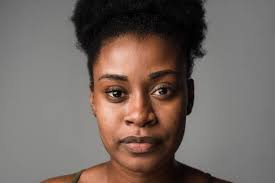
#> input picture test1.jpg, 275 x 183 px
$ python shadeai_cli.py test1.jpg   (older library calls are emulated)
#> lines starting #> are read from the running program, lines starting #| are printed output that depends on the picture
### backend/utils/photo_quality.py
"""
Photo Quality Checker
Analyzes uploaded photos and provides real-time feedback on quality
"""
import cv2
import numpy as np
from typing import Dict, List, Tuple


class PhotoQualityChecker:
    """Checks photo quality for skin tone analysis"""

    def __init__(self):
        # Relaxed thresholds for better real-world performance
        self.min_brightness = 60  # Was 80 - now more lenient
        self.max_brightness = 235  # Was 220 - now more lenient
        self.min_face_size = 80  # Was 100 - now more lenient
        self.max_blur_threshold = 50  # Was 100 - now more strict on actual blur

    def check_quality(self, image: np.ndarray) -> Dict:
        """
        Comprehensive photo quality check

        Returns:
            dict with:
                - overall_score: 0-100
                - is_acceptable: bool
                - issues: list of problems
                - warnings: list of warnings
                - suggestions: list of improvements
        """
        issues = []
        warnings = []
        suggestions = []
        scores = []

        # 1. Check brightness
        brightness_score, brightness_issues = self._check_brightness(image)
        scores.append(brightness_score)
        issues.extend(brightness_issues)

        # 2. Check blur
        blur_score, blur_issues = self._check_blur(image)
        scores.append(blur_score)
        issues.extend(blur_issues)

        # 3. Check color cast
        cast_score, cast_issues = self._check_color_cast(image)
        scores.append(cast_score)
        warnings.extend(cast_issues)

        # 4. Check face detection
        face_score, face_issues = self._check_face(image)
        scores.append(face_score)
        issues.extend(face_issues)

        # 5. Check resolution
        res_score, res_issues = self._check_resolution(image)
        scores.append(res_score)
        warnings.extend(res_issues)

        # 6. Check overexposure/underexposure
        exposure_score, exposure_issues = self._check_exposure(image)
        scores.append(exposure_score)
        issues.extend(exposure_issues)

        # Calculate overall score
        overall_score = int(np.mean(scores))

        # ALWAYS accept - never block analysis, only warn
        is_acceptable = True  # Always allow analysis

        # Generate suggestions
        if overall_score < 50:
            suggestions.append("Consider retaking the photo with better conditions")
        if brightness_score < 60:
            suggestions.append("Use natural window light or soft indoor lighting")
        if blur_score < 60:
            suggestions.append("Hold camera steady or use a tripod")
        if face_score < 60:
            suggestions.append("Face camera directly, ensure face is clearly visible")
        if cast_score < 60:
            suggestions.append("Avoid colored lighting or strong filters")

        return {
            "overall_score": overall_score,
            "is_acceptable": is_acceptable,
            "quality_level": self._get_quality_level(overall_score),
            "issues": issues,
            "warnings": warnings,
            "suggestions": suggestions,
            "detailed_scores": {
                "brightness": brightness_score,
                "sharpness": blur_score,
                "color_accuracy": cast_score,
                "face_detection": face_score,
                "resolution": res_score,
                "exposure": exposure_score
            }
        }

    def _check_brightness(self, image: np.ndarray) -> Tuple[int, List[str]]:
        """Check if image brightness is acceptable"""
        gray = cv2.cvtColor(image, cv2.COLOR_BGR2GRAY)
        mean_brightness = np.mean(gray)

        issues = []
        # More lenient brightness check
        if mean_brightness < self.min_brightness:
            issues.append("Image is too dark - increase lighting")
            score = int((mean_brightness / self.min_brightness) * 100)
        elif mean_brightness > self.max_brightness:
            issues.append("Image is too bright - reduce lighting or move away from direct light")
            score = int((255 - mean_brightness) / (255 - self.max_brightness) * 100)
        else:
            # Optimal range - give high score even if not perfect
            score = 100

        # Don't penalize slightly dim/bright photos
        if score > 50:
            issues = []  # Clear issues if score is acceptable

        return max(0, min(100, score)), issues

    def _check_blur(self, image: np.ndarray) -> Tuple[int, List[str]]:
        """Check image sharpness using Laplacian variance"""
        gray = cv2.cvtColor(image, cv2.COLOR_BGR2GRAY)
        laplacian_var = cv2.Laplacian(gray, cv2.CV_64F).var()

        warnings = []  # Changed from issues to warnings
        # More lenient blur threshold
        if laplacian_var < self.max_blur_threshold:
            warnings.append("Image is blurry - hold camera steady")
            score = int((laplacian_var / self.max_blur_threshold) * 100)
        else:
            score = 100

        # Only flag as blocking issue if VERY blurry (score < 30)
        issues = []
        if score < 30:
            issues = warnings
            warnings = []

        return max(0, min(100, score)), issues

    def _check_color_cast(self, image: np.ndarray) -> Tuple[int, List[str]]:
        """Check for strong color casts (warm/cool lighting)"""
        mean_color = np.mean(image, axis=(0, 1))
        b, g, r = mean_color

        issues = []
        score = 100

        # More lenient color cast detection - only flag extreme cases
        # Check for strong blue cast (cool lighting)
        if b > r + 30 and b > g + 30:
            issues.append("Strong blue/cool color cast detected - use warmer lighting")
            score = 60

        # Check for strong red/yellow cast (warm lighting)
        elif r > b + 40 or (r > b + 25 and g > b + 25):
            issues.append("Strong warm/yellow color cast detected - use neutral lighting")
            score = 60

        # Check for green cast
        elif g > r + 30 and g > b + 30:
            issues.append("Green color cast detected - avoid fluorescent lighting")
            score = 50

        return score, issues

    def _check_face(self, image: np.ndarray) -> Tuple[int, List[str]]:
        """Check if face is detected and properly sized"""
        gray = cv2.cvtColor(image, cv2.COLOR_BGR2GRAY)

        # Use Haar Cascade for face detection
        face_cascade = cv2.CascadeClassifier(
            cv2.data.haarcascades + 'haarcascade_frontalface_default.xml'
        )
        faces = face_cascade.detectMultiScale(gray, 1.1, 4)

        issues = []
        if len(faces) == 0:
            issues.append("No face detected - ensure face is clearly visible and facing camera")
            return 0, issues

        warnings = []  # Changed from issues
        if len(faces) > 1:
            # Multiple faces is a warning, not a blocker
            warnings.append("Multiple faces detected - ensure only one person in frame")
            # Don't add to issues, just return lower score
            return 70, []  # No blocking issues

        # Check face size - more lenient
        x, y, w, h = faces[0]
        face_area = w * h
        image_area = image.shape[0] * image.shape[1]
        face_ratio = face_area / image_area

        if face_ratio < 0.03:  # Was 0.05, now more lenient
            warnings.append("Face is too small - move closer to camera")
            return 50, []  # Warning only, not blocking
        elif face_ratio > 0.8:  # Was 0.7, now more lenient
            warnings.append("Face is too close - move back from camera")
            return 75, []  # Warning only, not blocking

        return 100, issues

    def _check_resolution(self, image: np.ndarray) -> Tuple[int, List[str]]:
        """Check image resolution"""
        height, width = image.shape[:2]

        issues = []
        # More lenient resolution check
        if width < 300 or height < 300:
            issues.append("Image resolution is too low - use higher quality camera")
            score = 30
        elif width < 400 or height < 400:
            issues.append("Image resolution is low - consider using higher quality")
            score = 60  # Was 40, now more lenient
        elif width < 640 or height < 480:
            # Don't flag as issue, just lower score slightly
            score = 85  # Was 70
        else:
            score = 100

        return score, issues

    def _check_exposure(self, image: np.ndarray) -> Tuple[int, List[str]]:
        """Check for overexposure or underexposure"""
        gray = cv2.cvtColor(image, cv2.COLOR_BGR2GRAY)

        # Check histogram
        hist = cv2.calcHist([gray], [0], None, [256], [0, 256])

        # Overexposure: too many pixels near 255
        overexposed_pixels = np.sum(hist[245:])  # Was 240, now more lenient
        total_pixels = gray.shape[0] * gray.shape[1]
        overexposure_ratio = overexposed_pixels / total_pixels

        # Underexposure: too many pixels near 0
        underexposed_pixels = np.sum(hist[:10])  # Was :15, now more lenient
        underexposure_ratio = underexposed_pixels / total_pixels

        issues = []
        score = 100

        # More lenient thresholds
        if overexposure_ratio > 0.15:  # Was 0.1
            issues.append("Image is overexposed - reduce lighting or use diffused light")
            score = 60
        elif underexposure_ratio > 0.15:  # Was 0.1
            issues.append("Image is underexposed - increase lighting")
            score = 60

        return score, issues

    def _get_quality_level(self, score: int) -> str:
        """Convert score to quality level"""
        if score >= 85:  # Was 90
            return "Excellent"
        elif score >= 70:  # Was 75
            return "Good"
        elif score >= 50:  # Was 60
            return "Acceptable"
        elif score >= 35:  # Was 40
            return "Poor"
        else:
            return "Unacceptable"

    # [12 lines left out: function get_quality_badge, not called in this run]


def check_photo_quality(image_path: str) -> Dict:
    """
    Convenience function to check photo quality from file path

    Args:
        image_path: Path to image file

    Returns:
        Quality report dictionary
    """
    image = cv2.imread(image_path)
    if image is None:
        return {
            "overall_score": 0,
            "is_acceptable": False,
            "quality_level": "Unacceptable",
            "issues": ["Could not read image file"],
            "warnings": [],
            "suggestions": ["Ensure image file is valid and not corrupted"]
        }

    checker = PhotoQualityChecker()
    return checker.check_quality(image)

### backend/pipeline/preprocessor.py
"""
Module 1: Image Acquisition & Preprocessing
"""
import cv2
import numpy as np
from skimage import color as skcolor
from typing import Tuple, Dict


def gray_world_white_balance(img_rgb: np.ndarray) -> np.ndarray:
    """
    Apply Gray World white balance correction.
    Input:  img_rgb  — H×W×3 uint8 array in RGB
    Output: corrected H×W×3 uint8 array in RGB
    """
    img_float = img_rgb.astype(np.float32)
    mu_r = img_float[:, :, 0].mean()
    mu_g = img_float[:, :, 1].mean()
    mu_b = img_float[:, :, 2].mean()
    mu_gray = (mu_r + mu_g + mu_b) / 3.0

    img_float[:, :, 0] = np.clip(img_float[:, :, 0] * (mu_gray / (mu_r + 1e-6)), 0, 255)
    img_float[:, :, 1] = np.clip(img_float[:, :, 1] * (mu_gray / (mu_g + 1e-6)), 0, 255)
    img_float[:, :, 2] = np.clip(img_float[:, :, 2] * (mu_gray / (mu_b + 1e-6)), 0, 255)
    return img_float.astype(np.uint8)


def convert_color_spaces(img_rgb: np.ndarray) -> Dict[str, np.ndarray]:
    """
    Convert RGB image to CIELAB, HSV, and YCbCr.
    Returns dict with keys: 'lab', 'hsv', 'ycbcr', 'rgb'
    """
    # CIELAB: scikit-image expects float [0,1] RGB
    img_float_01 = img_rgb.astype(np.float32) / 255.0
    lab = skcolor.rgb2lab(img_float_01)

    # HSV: OpenCV expects BGR uint8
    img_bgr = cv2.cvtColor(img_rgb, cv2.COLOR_RGB2BGR)
    hsv = cv2.cvtColor(img_bgr, cv2.COLOR_BGR2HSV).astype(np.float32)
    hsv[:, :, 0] /= 179.0
    hsv[:, :, 1] /= 255.0
    hsv[:, :, 2] /= 255.0

    # YCbCr
    ycbcr = cv2.cvtColor(img_bgr, cv2.COLOR_BGR2YCrCb).astype(np.float32)
    ycbcr /= 255.0

    return {'rgb': img_rgb, 'lab': lab, 'hsv': hsv, 'ycbcr': ycbcr}


def preprocess_image(
    image_bytes: bytes,
    target_size: Tuple[int, int] = (224, 224)
) -> Dict[str, np.ndarray]:
    """
    Full preprocessing pipeline.
    Input:  raw image bytes
    Output: dict containing all color space representations at target_size
    """
    # Decode bytes → numpy RGB
    nparr = np.frombuffer(image_bytes, np.uint8)
    img_bgr = cv2.imdecode(nparr, cv2.IMREAD_COLOR)
    if img_bgr is None:
        raise ValueError("Could not decode image. Ensure it is a valid JPEG/PNG/WEBP.")

    img_rgb = cv2.cvtColor(img_bgr, cv2.COLOR_BGR2RGB)

    # 1. White balance correction
    img_wb = gray_world_white_balance(img_rgb)

    # 2. Resize to model input size
    img_resized = cv2.resize(img_wb, target_size, interpolation=cv2.INTER_LANCZOS4)

    # 3. Multi-space conversion
    spaces = convert_color_spaces(img_resized)

    # 4. Store original full-res for display
    spaces['original_rgb'] = img_rgb
    spaces['original_wb'] = img_wb

    return spaces

### backend/pipeline/face_detector.py
"""
Module 2a: Face Detection using MTCNN or Haar Cascade fallback
"""
import numpy as np
import cv2
from typing import Optional, Tuple, Dict

# Try to import MTCNN, fall back to Haar cascade if not available
try:
    from mtcnn import MTCNN
    _mtcnn_detector = None
    MTCNN_AVAILABLE = True
except ImportError:
    MTCNN_AVAILABLE = False
    _mtcnn_detector = None

_haar_cascade = None


def get_mtcnn():
    global _mtcnn_detector
    if _mtcnn_detector is None and MTCNN_AVAILABLE:
        _mtcnn_detector = MTCNN()
    return _mtcnn_detector


# [7 lines left out: function get_haar_cascade, not called in this run]


def detect_face_mtcnn(img_rgb: np.ndarray) -> Optional[Dict]:
    """
    Detect the largest face in img_rgb using MTCNN.
    Returns dict with 'box' [x, y, w, h], 'keypoints', 'confidence'
    or None if no face found.
    """
    if not MTCNN_AVAILABLE:
        return None

    detector = get_mtcnn()
    if detector is None:
        return None

    results = detector.detect_faces(img_rgb)
    if not results:
        return None
    # Pick face with highest confidence
    best = max(results, key=lambda r: r['confidence'])
    return best


# [39 lines left out: functions detect_face_haar, crop_face, not called in this run]


def detect_and_crop(img_rgb: np.ndarray) -> Tuple[Optional[np.ndarray], Optional[Dict]]:
    """
    Full detection + crop pipeline.
    Returns (cropped_face_rgb, detection_result) or (None, None).
    """
    # Try MTCNN first
    detection = detect_face_mtcnn(img_rgb)

    # Fall back to Haar cascade
    if detection is None:
        detection = detect_face_haar(img_rgb)

    if detection is None:
        return None, None

    face_crop = crop_face(img_rgb, detection['box'])
    return face_crop, detection

### shadeai_cli.py
#!/usr/bin/env python3
"""
ShadeAI Command Line Interface
Analyze skin tone from an image file
"""
import sys
import cv2
import numpy as np
from backend.pipeline.preprocessor import preprocess_image
from backend.pipeline.face_detector import detect_and_crop
from backend.pipeline.skin_segmentor import segment_skin_rule_based, get_skin_pixels
from backend.pipeline.feature_extractor import extract_all_features
from backend.pipeline.classifier import classify_tone_from_ita, detect_undertone
from backend.pipeline.shade_recommender import recommend_shades
from backend.utils.photo_quality import check_photo_quality
import time


def analyze_image_file(image_path: str):
    """Analyze skin tone from image file"""
    print(f"🔍 Analyzing: {image_path}")
    print("=" * 60)

    # Photo Quality Check
    print("\n📊 Photo Quality Check...")
    quality_report = check_photo_quality(image_path)
    print(f"   Quality Score: {quality_report['overall_score']}/100 ({quality_report['quality_level']})")

    if quality_report['issues']:
        print("\n   ⚠️ Issues Found:")
        for issue in quality_report['issues']:
            print(f"      - {issue}")

    if quality_report['warnings']:
        print("\n   ⚠️ Warnings:")
        for warning in quality_report['warnings']:
            print(f"      - {warning}")

    if quality_report['suggestions']:
        print("\n   💡 Suggestions:")
        for suggestion in quality_report['suggestions']:
            print(f"      - {suggestion}")

    if not quality_report['is_acceptable']:
        print("\n⚠️ Photo quality is low. Results may be less accurate.")
        print("   Continuing with analysis...")

    print("\n" + "=" * 60)

    start = time.time()

    # Read image
    with open(image_path, 'rb') as f:
        image_bytes = f.read()

    # Stage 1: Preprocess
    print("Stage 1: Preprocessing...")
    spaces = preprocess_image(image_bytes)

    # Stage 2: Face Detection
    print("Stage 2: Face Detection...")
    face_crop, detection = detect_and_crop(spaces['rgb'])
    if face_crop is None:
        print("❌ No face detected. Please use a clear, front-facing photo.")
        return

    print(f"   ✓ Face detected (confidence: {detection['confidence']:.3f})")

    # Stage 3: Skin Segmentation
    print("Stage 3: Skin Segmentation...")
    mask = segment_skin_rule_based(face_crop)
    skin_pixels = get_skin_pixels(face_crop, mask)

    if len(skin_pixels) < 100:
        print("❌ Could not extract sufficient skin pixels. Try better lighting.")
        return

    print(f"   ✓ Extracted {len(skin_pixels):,} skin pixels")

    # Stage 4: Feature Extraction
    print("Stage 4: Feature Extraction...")
    features = extract_all_features(face_crop, skin_pixels)
    print(f"   ✓ ITA°: {features['ita_degrees']:.2f}")
    print(f"   ✓ Mean LAB: L*={features['mean_lab'][0]:.2f}, "
          f"a*={features['mean_lab'][1]:.2f}, b*={features['mean_lab'][2]:.2f}")

    # Stage 5: Classification
    print("Stage 5: Classification...")
    tone_result = classify_tone_from_ita(features['ita_degrees'])
    undertone_result = detect_undertone(features['ita_degrees'], features['mean_lab'])

    print(f"   ✓ Skin Tone: {tone_result['label']} ({tone_result['group']})")
    print(f"   ✓ Undertone: {undertone_result['label']} — {undertone_result['description']}")

    # Stage 6: Shade Recommendation
    print("Stage 6: Shade Recommendation...")
    recommendations = recommend_shades(
        mean_lab=features['mean_lab'],
        undertone_label=undertone_result['label'],
        db_path="backend/data/foundation_shades.json",
        top_k=5
    )

    inference_ms = (time.time() - start) * 1000

    print("\n" + "=" * 60)
    print("📊 RESULTS")
    print("=" * 60)
    print(f"Skin Tone:  {tone_result['label']}")
    print(f"Group:      {tone_result['group']}")
    print(f"Undertone:  {undertone_result['label']}")
    print(f"ITA°:       {features['ita_degrees']:.2f}")
    print(f"Inference:  {inference_ms:.1f} ms")

    print("\n🏆 TOP 5 FOUNDATION SHADE RECOMMENDATIONS")
    print("=" * 60)
    for i, shade in enumerate(recommendations, 1):
        match_icon = "✅" if shade['delta_e'] < 3.0 else "⚠️"
        print(f"\n{i}. {shade['brand']} — {shade['shade_name']}")
        print(f"   Product:   {shade['product']}")
        print(f"   Undertone: {shade.get('undertone', 'N/A')}")
        print(f"   Match:     {match_icon} ΔE = {shade['delta_e']:.3f}")
        print(f"   Buy:       {shade.get('buy_url', 'N/A')}")


def main():
    if len(sys.argv) != 2:
        print("Usage: python shadeai_cli.py <image_path>")
        print("Example: python shadeai_cli.py my_photo.jpg")
        return

    image_path = sys.argv[1]

    try:
        analyze_image_file(image_path)
#> in check_photo_quality, image is the input picture: shape (183, 275, 3); mean B, G, R 96.6, 102.5, 114.5
#> in _check_brightness, `gray = cv2.cvtColor(image, cv2.COLOR_BGR2GRAY)`:
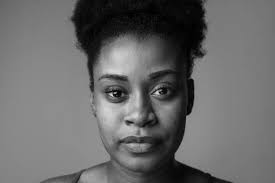
#> gray: shape (183, 275); min 0, max 215, mean 105.5
#> in _check_brightness, `mean_brightness = np.mean(gray)`: mean_brightness = 105.5
#> in check_quality, `brightness_score, brightness_issues = self._check_brightness(image)`: brightness_score = 100; brightness_issues = []
#> in _check_blur, `laplacian_var = cv2.Laplacian(gray, cv2.CV_64F).var()`: laplacian_var = 193.2
#> in check_quality, `blur_score, blur_issues = self._check_blur(image)`: blur_score = 100; blur_issues = []
#> in _check_color_cast, `mean_color = np.mean(image, axis=(0, 1))`: mean_color = [96.61, 102.5, 114.5]
#> in _check_color_cast, `b, g, r = mean_color`: b = 96.61; g = 102.5; r = 114.5
#> in check_quality, `cast_score, cast_issues = self._check_color_cast(image)`: cast_score = 100; cast_issues = []
#> in _check_face, `faces = face_cascade.detectMultiScale(gray, 1.1, 4)`: faces = [[78, 41, 121, 121]]
#> in _check_face, `x, y, w, h = faces[0]`: x = 78; y = 41; w = 121
#> in _check_face, `face_area = w * h`: face_area = 14641
#> in _check_face, `face_ratio = face_area / image_area`: face_ratio = 0.291
#> in check_quality, `face_score, face_issues = self._check_face(image)`: face_score = 100; face_issues = []
#> in check_quality, `res_score, res_issues = self._check_resolution(image)`: res_score = 30; res_issues = 1 item
#> in _check_exposure, `hist = cv2.calcHist([gray], [0], None, [256], [0, 256])`: hist = 256 values, max 2276 at index 138, min 0 at index 213, mean 196.6
#> in _check_exposure, `overexposed_pixels = np.sum(hist[245:])`: overexposed_pixels = 0
#> in _check_exposure, `underexposed_pixels = np.sum(hist[:10])`: underexposed_pixels = 2413
#> in _check_exposure, `underexposure_ratio = underexposed_pixels / total_pixels`: underexposure_ratio = 0.0479
#> in check_quality, `exposure_score, exposure_issues = self._check_exposure(image)`: exposure_score = 100; exposure_issues = []
#> in check_quality, `overall_score = int(np.mean(scores))`: overall_score = 88
#> in analyze_image_file, `quality_report = check_photo_quality(image_path)`: quality_report = 7 items
#|    Quality Score: 88/100 (Excellent)
#> the loop in analyze_image_file, `for warning in quality_report['warnings']:` made 1 pass
#|       - Image resolution is too low - use higher quality camera
#> in gray_world_white_balance, `mu_r = img_float[:, :, 0].mean()`: mu_r = 114.5
#> in gray_world_white_balance, `mu_g = img_float[:, :, 1].mean()`: mu_g = 102.5
#> in gray_world_white_balance, `mu_b = img_float[:, :, 2].mean()`: mu_b = 96.61
#> in gray_world_white_balance, `mu_gray = (mu_r + mu_g + mu_b) / 3.0`: mu_gray = 104.6
#> in gray_world_white_balance, `return img_float.astype(np.uint8)`:
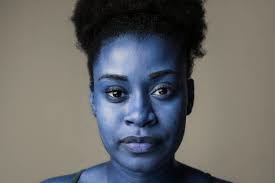
#> returned value: shape (183, 275, 3); mean of channels 0, 1, 2 104, 104.1, 104.1; drawn as B, G, R
#> in preprocess_image, `img_resized = cv2.resize(img_wb, target_size, interpolation=cv2.INTER_..`:
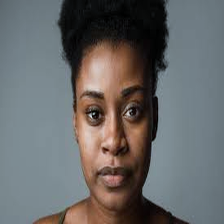
#> img_resized: shape (224, 224, 3); mean R, G, B 104, 104.1, 104.1
#> in convert_color_spaces, `hsv = cv2.cvtColor(img_bgr, cv2.COLOR_BGR2HSV).astype(np.float32)`:
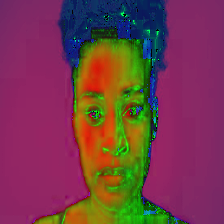
#> hsv: shape (224, 224, 3) float32; mean B, G, R 74.8, 59.3, 116.6
#> in convert_color_spaces, `hsv[:, :, 0] /= 179.0`:
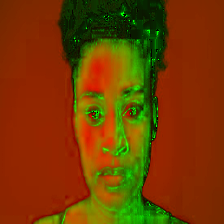
#> hsv: shape (224, 224, 3) float32; mean B, G, R 0.4, 59.3, 116.6
#> (the rest of the program and of its run is left out)
